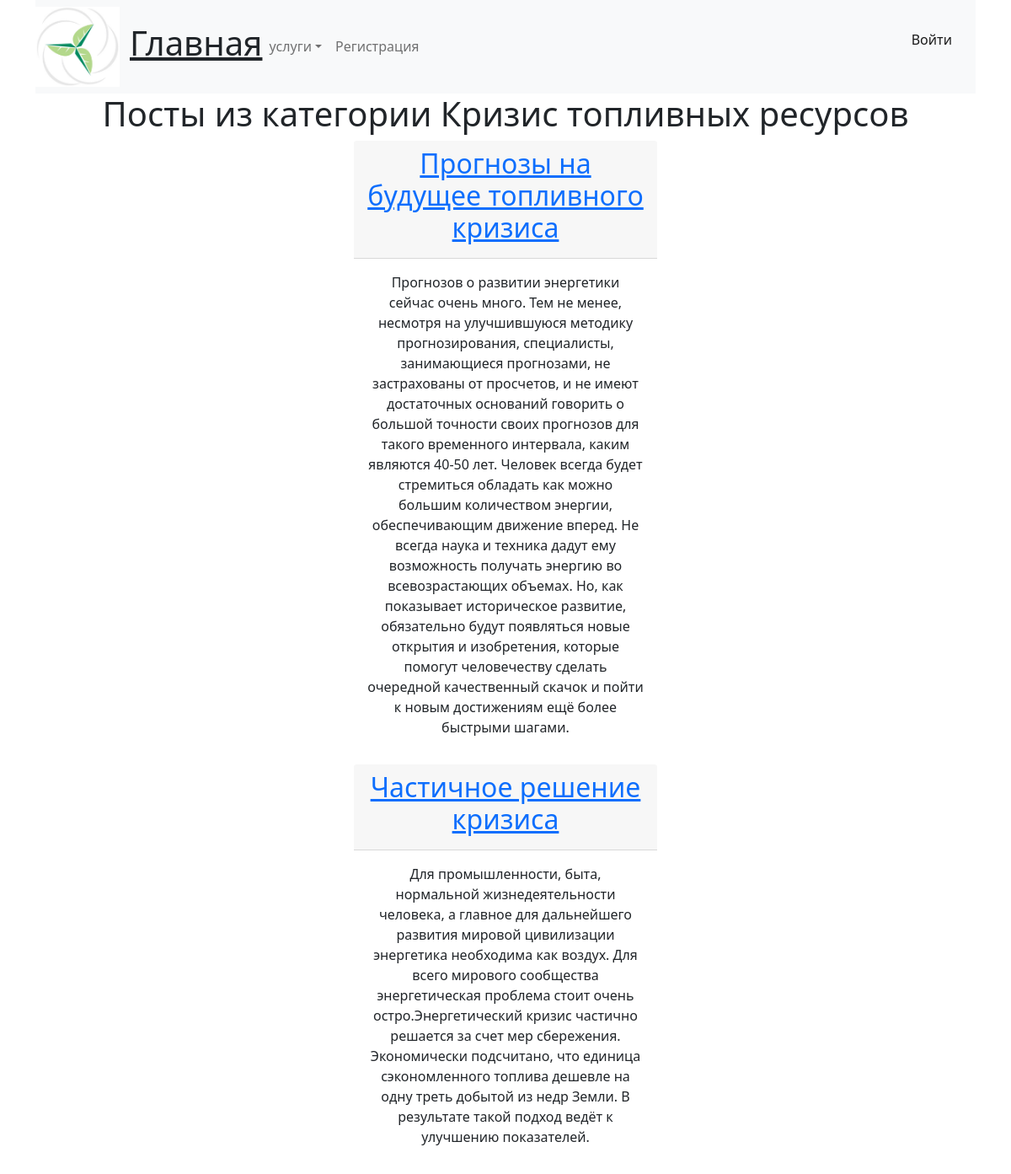
The app's page /fuel/ with its own data.
### blog/models.py (models this page shows, shortened)
class Category(MPTTModel):
    title = models.CharField(max_length=50, unique=True, verbose_name='Название')
    parent = TreeForeignKey('self', on_delete=models.PROTECT, null=True, blank=True, related_name='children',db_index=True, verbose_name='Родительская категория')
    slug = models.SlugField(unique=True, null=False, default='test')
    class MPTTMeta:
        order_insertion_by = ['title']
    class Meta:
        unique_together = [['parent', 'slug']]
        verbose_name = 'Категория'
        verbose_name_plural = 'Категории'
    def __str__(self):
        return self.title

class Post(models.Model):
    title = models.CharField(max_length=100, verbose_name='Название')
    slug = models.SlugField(max_length=150)
    category = TreeForeignKey('Category', on_delete=models.PROTECT, related_name='posts', verbose_name='Категория')
    content = models.TextField(verbose_name='Содержание')
    class Meta:
        verbose_name = 'Запись'
        verbose_name_plural = 'Записи'

### blog/views.py (the view)
# urls.py: path('<str:slug>/', PostByCategoryView.as_view(), name='post-by-category'),
class PostByCategoryView(ListView):
    context_object_name = 'posts'
    template_name = 'post_list.html'
    def get_queryset(self):
        self.category = Category.objects.get(slug=self.kwargs['slug'])
        queryset = Post.objects.filter(category=self.category)
        return queryset
    def get_context_data(self, **kwargs):
        context = super().get_context_data(**kwargs)
        context['title'] = self.category
        return context

### templates/post_list.html (shortened to what this page needs)
{% extends "base.html" %}
{% block content %}
<main>
    <section>
	<div class="container">
	    <h1 class="text-center">Посты из категории {{title}}</h1>
	</div>
    </section>
		{% for post in object_list%}
		<div>
				<div class="card text-dark  mb-3" id="content">
			  <div class="card-header text-center">  <h2><a  href="{% url 'post_detail' post.pk %}">{{ post.title }}</a></h2></div>
			  <div class="card-body">
			<p class="card-text text-center">{{ post.content }}</p>
		  </div>
		</div>
		  </div>
			  {% endfor %}
	  </main>
	  {% endblock %}

### templates/base.html (shortened to what this page needs)
{% load static %}
<html>
  <head>
    <link href="https://cdn.jsdelivr.net/npm/bootstrap@5.1.3/dist/css/bootstrap.min.css" rel="stylesheet">
    <link href="{% static 'css/base.css' %}" rel="stylesheet">
  </head>
  <body>
    <div class="container">
      <header>
        <nav class="navbar navbar-expand-lg navbar-light bg-light">
        <img src="{% static 'media/images/greenWind.jpg' %}" style="width:100px;" alt="My image">
          <div class="container-fluid">
          <h1 ><a class="text-dark" href="{% url 'category_list' %}">Главная</a></h1>
            <div class="collapse navbar-collapse" id="navbarText">
                            <ul class="navbar-nav me-auto mb-2 mb-lg-0">
          <li class="nav-item dropdown">
                 <a class="nav-link dropdown-toggle" href="#" id="navbarDropdownMenuLink" data-toggle="dropdown" aria-haspopup="true" aria-expanded="false">услуги</a>
               </li>
               <li class="nav-item">
                 <a class="nav-link" href="{% url 'signup' %}">Регистрация</a>
               </li>
             </ul>
             <p class="navbar-text">
              {% if user.is_authenticated %}
              <div class="navbar">Привет {{ user.username }}!</div>
              <div class="nav-right">
             <a class="nav-link" href="{% url 'logout' %}">Выйти</a>
              </div>
              {% else %}
               <a class="nav-link" href="{% url 'login' %}">Войти</a>
      {% endif %}
            </p>
           </div>
          </div>
         </nav>
     </header>
    </div>
    {% block content %}
    {% endblock content %}
  </body>
</html>

### static/css/base.css (style rules this page uses)
@media (min-width: 1000px) { .card { border: 0px; padding: 0px 35%; } }

### templates/base.html (style rules this page uses)
body { background-size: 60%; background-repeat: no-repeat; }

### records on screen
Category: title "Кризис топливных ресурсов"
Post: title "Прогнозы на будущее топливного кризиса", content "Прогнозов о развитии энергетики сейчас очень много. Тем не менее, несмотря на улучшившуюся методику прогнозирования, специалисты, занимающиеся прогнозами, не застрахованы от просчетов, и не имеют достаточных оснований говорить о большой точности своих прогнозов для такого временного интервала, каким являются 40-50 лет. Человек всегда будет стремиться обладать как можно большим количеством энергии, обеспечивающим движение вперед. Не всегда наука и техника дадут ему возможность получать энергию во всевозрастающих объемах. Но, как показывает историческое развитие, обязательно будут появляться новые открытия и изобретения, которые помогут человечеству сделать очередной качественный скачок и…"
Post: title "Частичное решение кризиса", content "Для промышленности, быта, нормальной жизнедеятельности человека, а главное для дальнейшего развития мировой цивилизации энергетика необходима как воздух. Для всего мирового сообщества энергетическая проблема стоит очень остро.Энергетический кризис частично решается за счет мер сбережения. Экономически подсчитано, что единица сэкономленного топлива дешевле на одну треть добытой из недр Земли. В результате такой подход ведёт к улучшению показателей."
